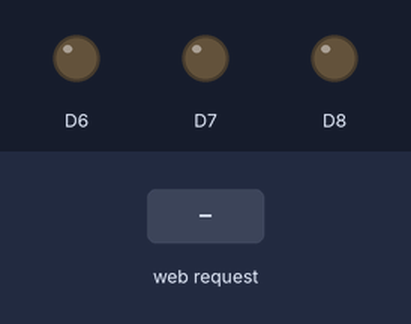
Bench run of a sketch on a simulated ESP8266 (NodeMCU). Shown: output pins drawn as LEDs (lit = HIGH). The inputs (shaded band) are chosen by the test bench. WiFi joins after 1.5 s; servers stay silent unless stated; what the sketch prints to the serial monitor is not drawn.

Above: at 2.7 s.
2.8 s: HTTP request GET /GN received
At 3.3 s:
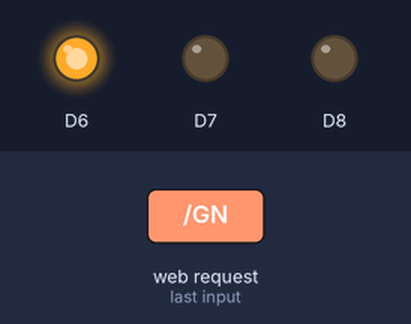
4.3 s: HTTP request GET /YN received
At 5.5 s:
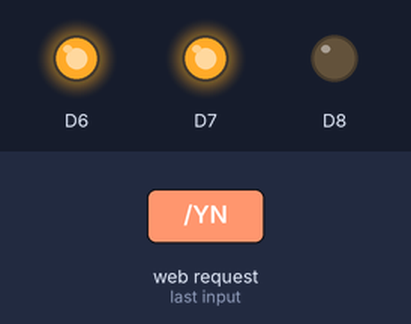
5.8 s: HTTP request GET /GF received
At 6.7 s:
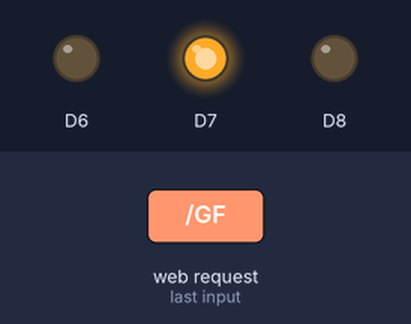
7.3 s: HTTP request GET /RN received
At 7.9 s:
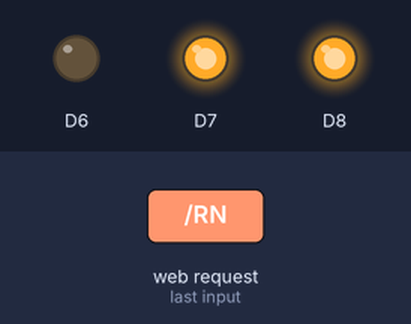
8.8 s: HTTP request GET /YF received
At 10.0 s:
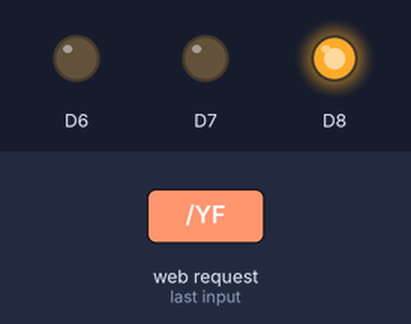
10.3 s: HTTP request GET /GN received
At 11.4 s:
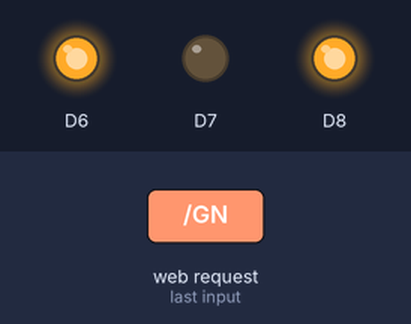
Timing chart, 0 to 12.8 s (numbered marks = the images above; inputs shaded):
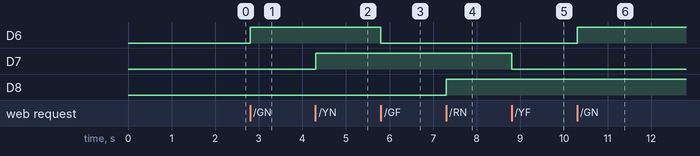

Measured:
- after the input at 2.8 s, D6: LOW → HIGH at once
- after the input at 4.3 s, D7: LOW → HIGH at once
- after the input at 5.8 s, D6: HIGH → LOW at once
- after the input at 7.3 s, D8: LOW → HIGH at once
- after the input at 8.8 s, D7: HIGH → LOW at once
- after the input at 10.3 s, D6: LOW → HIGH at once

The sketch:

TelnetSemaphore.ino
```cpp
#include <ESP8266WiFi.h>

const char *ssid = "gema_network";
const char *pass = "K@ptz1Nis1mA";

WiFiServer server(80);

String header;

unsigned long currentTime = millis();
unsigned long previousTime = 0;
const long timeoutTime = 3000;
char c;

void allOff(){
  digitalWrite(D6, LOW);
  digitalWrite(D7, LOW);
  digitalWrite(D8, LOW);
}
void initialize() {
  Serial.print("Initializing data ports ...\n");

  pinMode(D6, OUTPUT);
  pinMode(D7, OUTPUT);
  pinMode(D8, OUTPUT);

  allOff();
}

void setup() {
  initialize();

  //WiFi.persistent(false);
  Serial.begin(115200);
  Serial.printf("Connecting to network: %s ...\n", ssid);
  WiFi.begin(ssid, pass);

  while (WiFi.status() != WL_CONNECTED) {
    delay(500);
    Serial.print(".");
  }
  // Print local IP address and start web server
  Serial.println("");
  Serial.println("WiFi connected.");
  Serial.println("IP address: ");
  Serial.println(WiFi.localIP());

  server.begin();
}

void loop() {
  WiFiClient client = server.available();

  if (client) {                             // If a new client connects,
    Serial.println("New Client.");          // print a message out in the serial port
    String currentLine = "";                // make a String to hold incoming data from the client
    currentTime = millis();
    previousTime = currentTime;
    while (client.connected() && currentTime - previousTime <= timeoutTime) { // loop while the client's connected
      currentTime = millis();
      if (client.available()) {             // if there's bytes to read from the client,
        char c = client.read();             // read a byte, then
        Serial.write(c);                    // print it out the serial monitor
        header += c;
        if (c == '\n') {                    // if the byte is a newline character
          client.printf("header: [%s]", header.c_str());
          if (header.indexOf("GN") >= 0) {
              client.println("Turning Green LED state to [ON] ...");
              digitalWrite(D6, HIGH);
          } else if (header.indexOf("GF") >= 0) {
              client.println("Turning Green LED state to [ON] ...");
              digitalWrite(D6, LOW);
          } else if (header.indexOf("YN") >= 0) {
              client.println("Turning Yellow LED state to [ON] ...");
              digitalWrite(D7, HIGH);
          } else if (header.indexOf("YF") >= 0) {
              client.println("Turning Yellow LED state to [OFF] ...");
              digitalWrite(D7, LOW);
          } else if (header.indexOf("RN") >= 0) {
              client.println("Turning Red LED state to [ON] ...");
              digitalWrite(D8, HIGH);
          } else if (header.indexOf("RF") >= 0) {
              client.println("Turning Red LED state to [OFF] ...");
              digitalWrite(D8, LOW);
          }

          client.println("####");
          // Break out of the while loop
          break;
        } else { // if you got a newline, then clear currentLine
          currentLine = "";
        }
      } else if (c != '\r') {  // if you got anything else but a carriage return character,
          client.printf("%c", c);
          currentLine += c;      // add it to the end of the currentLine
      }
    }
  }

  // Clear the header variable
  header = "";
  // Close the connection
  client.stop();
  Serial.println("Client disconnected.");
  Serial.println("");
}
```
